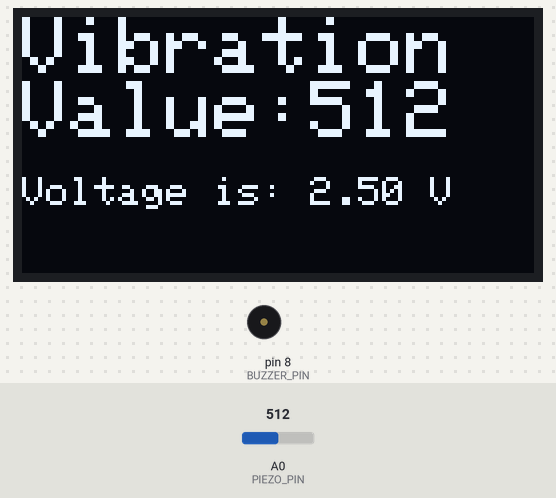
A sketch run on a simulated Arduino Uno, built with avr-gcc and run on an emulated ATmega328P. Shown: 128×64 one-colour display, buzzer (waves = sounding). Inputs (shaded band) come from the test bench; at power-on: A0 (PIEZO_PIN) = 512. The display library's start-up logo is not drawn; what the sketch prints to the serial monitor is not drawn.

Above: at 4.2 s.
4.3 s: A0 (PIEZO_PIN) set to 786
At 5.1 s:
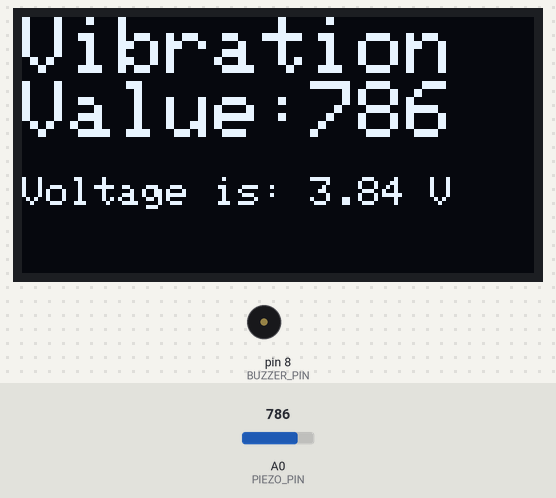
5.8 s: A0 (PIEZO_PIN) set to 812
At 6.12 s:
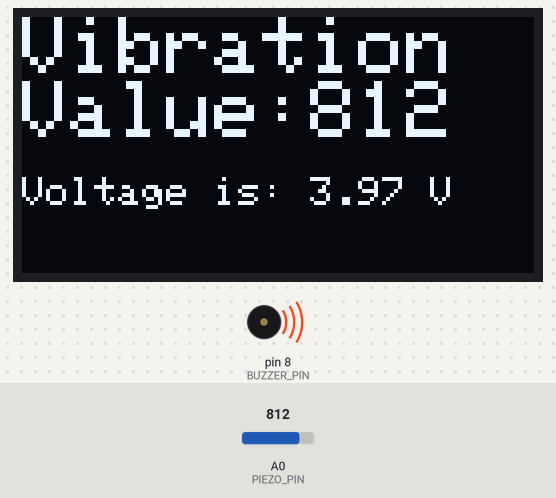
8.0 s: A0 (PIEZO_PIN) set to 790
At 8.6 s:
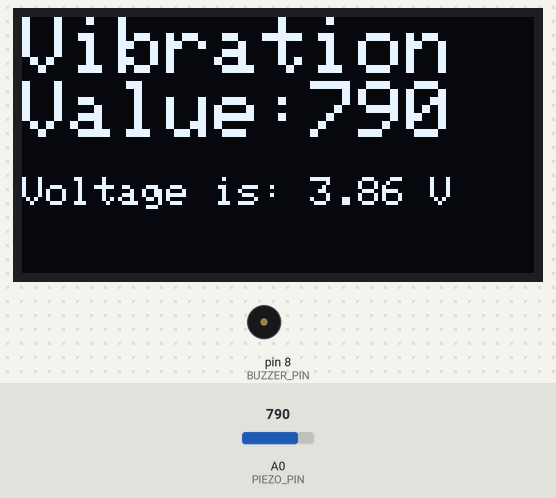
Timing chart, 0 to 11.0 s (numbered marks = the images above; inputs shaded):
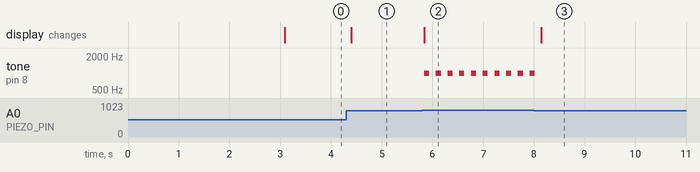

The sketch:

bridge2.ino
```cpp
#include <Wire.h>
#include <Adafruit_GFX.h>
#include <Adafruit_SSD1306.h>

#define SCREEN_WIDTH 128
#define SCREEN_HEIGHT 64

#define PIEZO_PIN A0         // Piezo sensor connected to A0
#define BUZZER_PIN 8         // Buzzer connected to digital pin 8
#define THRESHOLD 800

        // Threshold value for triggering the buzzer

// Initialize OLED display (I2C address 0x3C)
Adafruit_SSD1306 display(SCREEN_WIDTH, SCREEN_HEIGHT, &Wire, -1);

void setup() {
  Serial.begin(9600);

  pinMode(PIEZO_PIN, INPUT);
  pinMode(BUZZER_PIN, OUTPUT);

  // Initialize OLED display
  if (!display.begin(SSD1306_SWITCHCAPVCC, 0x3C)) {
    Serial.println(F("SSD1306 allocation failed"));
    for (;;);
  }


  display.display();
  delay(3000);
  display.clearDisplay();
}

void loop() {
  int sensorValue = analogRead(PIEZO_PIN);  // Read piezo sensor value

  // Display value on OLED
  display.clearDisplay();
  display.setTextSize(2);
  display.setTextColor(WHITE);
  display.setCursor(0, 0);
  display.print("Vibration Value:");
  display.println(sensorValue);
  display.setTextSize(1);
  display.setCursor(0, 40);
  float voltage = sensorValue * (5.0 / 1023.0);
  display.print("Voltage is: ");
  display.print(voltage);
  display.println(" V");
  display.display();

  Serial.println(sensorValue);  // Print value to Serial Monitor

  // Trigger buzzer if value exceeds threshold
  if (sensorValue > THRESHOLD) {
    tone(BUZZER_PIN, 1000);     // Play a 1000 Hz tone
    delay(100);
    noTone(BUZZER_PIN);
  } else {
    noTone(BUZZER_PIN);
  }

  delay(100);  // Small delay to stabilize readings
}
```

Measured:
- the behaviour switches between 800 and 801 on A0 (PIEZO_PIN) (found by bisection; images 1 and 2)
- after the input at 4.3 s, the display: changes after 0.10 s (image 1)
- after the input at 5.8 s, tone on pin 8 (BUZZER_PIN): alternates 1000 Hz for 0.10 s and silent for 0.13 s, starting at once; the display: changes at once (image 2)
- after the input at 8.0 s, tone on pin 8 (BUZZER_PIN): goes on until 8.0 s, then stays silent; the display: changes after 0.15 s (image 3)
